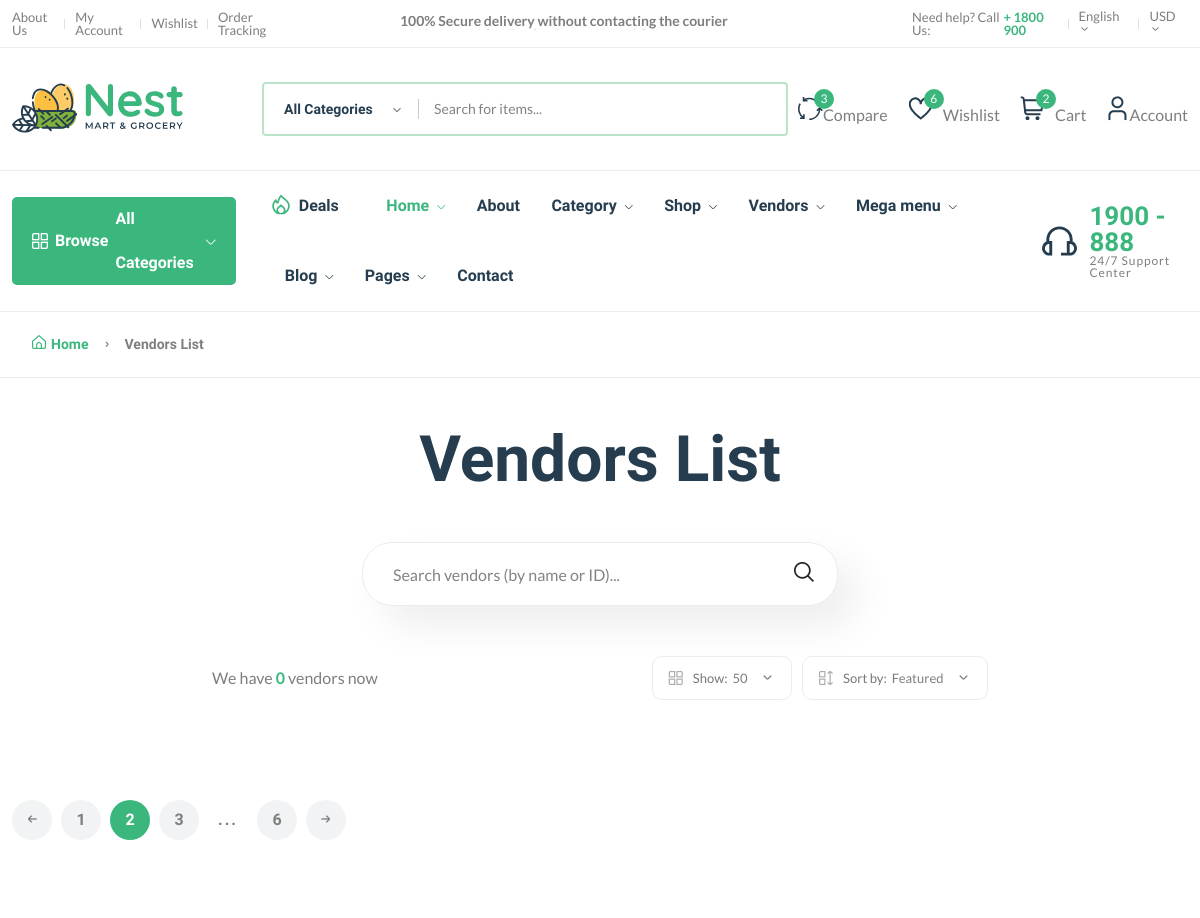
Page /vendor/ (upper part) on the earlier database version.
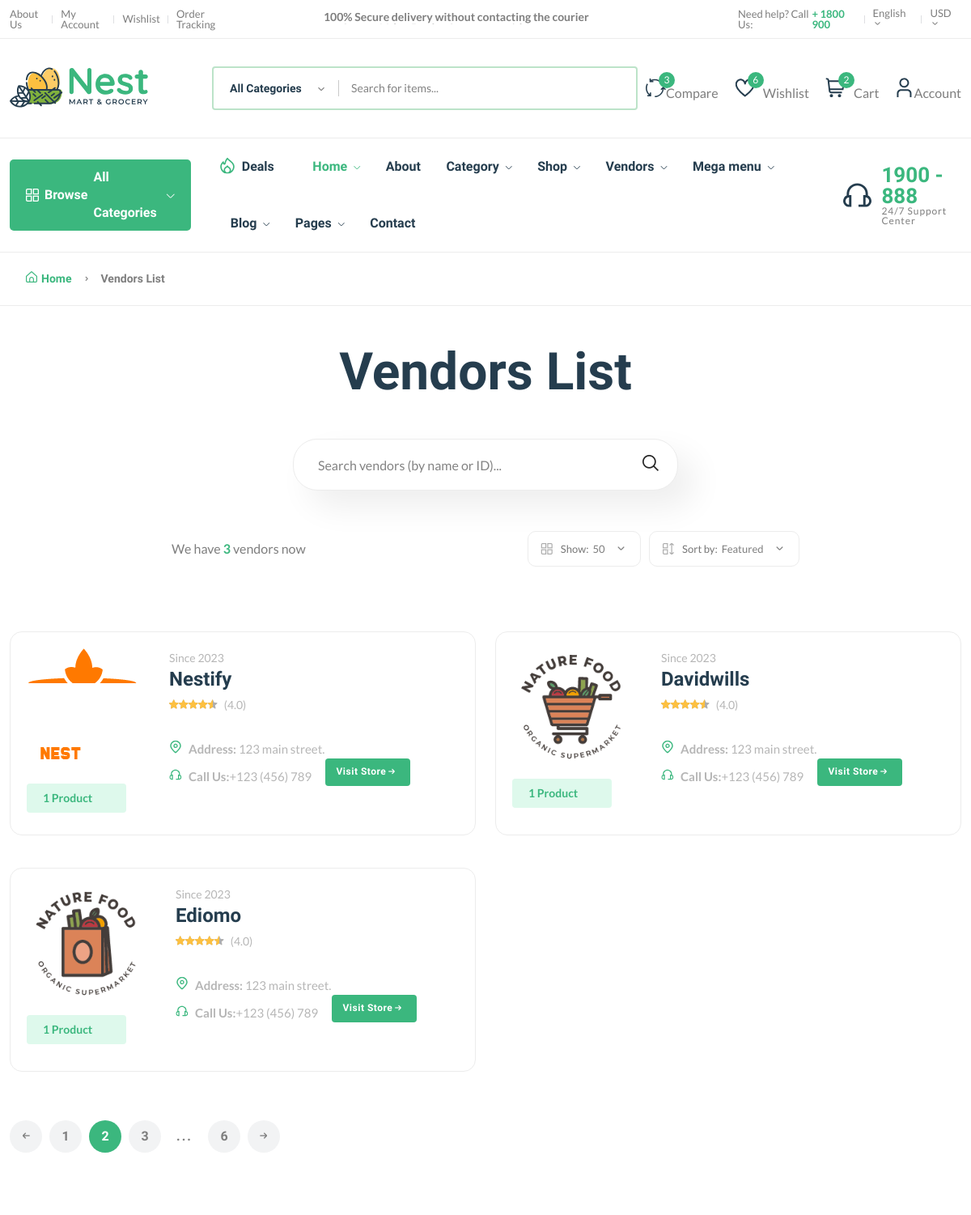
Same page on the later database version.
### core/models.py (models this page shows, shortened)
class Vendor(models.Model):
    vid = ShortUUIDField(unique=True,length=10,max_length=20,prefix="ven",alphabet="abcdefgh12345")
    title = models.CharField(max_length=100,default="Nestify")
    image= models.ImageField(upload_to=user_directory_path, default="vendor.jpg")
    cover_image= models.ImageField(upload_to=user_directory_path, default="vendor.jpg")
    description = models.TextField(null=True, blank=True, default="i am an Amazing vendor")
    address = models.CharField(max_length=100, default="123 main street.")
    contact = models.CharField(max_length=100,default="+123 (456) 789")
    chat_response_time = models.CharField(max_length=100, default="100")
    shipping_on_time = models.CharField(max_length=100, default="100")
    authentic_rating = models.CharField(max_length=100, default="100")
    days_return = models.CharField(max_length=100, default="100")
    warranty_period = models.CharField(max_length=100, default="100")
    user= models.ForeignKey(User, on_delete=models.SET_NULL, null=True)
    date = models.DateTimeField(auto_now_add=True, null=True, blank=True)
    class Meta:
        verbose_name_plural = "Vendors"

### core/views.py (the view)
# urls.py: path('vendor/', views.vendor_list_view, name='vendor-list'),
def vendor_list_view(request):
    vendor = Vendor.objects.all()
    context = {
        "vendor":vendor,
    }
    template = loader.get_template("vendors-list.html")
    return HttpResponse(template.render(context,request))

### core/templates/vendors-list.html (shortened to what this page needs)
{% extends 'partials/base.html' %}
{% load static %}
{% block content %}
    <main class="main pages mb-80">
        <div class="page-header breadcrumb-wrap">
            <div class="container">
                <div class="breadcrumb">
                    <a href="index.html" rel="nofollow"><i class="fi-rs-home mr-5"></i>Home</a>
                    <span></span> Vendors List
                </div>
            </div>
        </div>
        <div class="page-content pt-50">
            <div class="container">
                <div class="archive-header-2 text-center">
                    <h1 class="display-2 mb-50">Vendors List</h1>
                    <div class="row">
                        <div class="col-lg-5 mx-auto">
                            <div class="sidebar-widget-2 widget_search mb-50">
                                <div class="search-form">
                                    <form action="#">
                                        <input type="text" placeholder="Search vendors (by name or ID)..." />
                                        <button type="submit"><i class="fi-rs-search"></i></button>
                                    </form>
                                </div>
                            </div>
                        </div>
                    </div>
                </div>
                <div class="row mb-50">
                    <div class="col-12 col-lg-8 mx-auto">
                        <div class="shop-product-fillter">
                            <div class="totall-product">
                                <p>We have <strong class="text-brand">{{vendor.count}}</strong> vendor{{vendor.count|pluralize}} now</p>
                            </div>
                            <div class="sort-by-product-area">
                                <div class="sort-by-cover mr-10">
                                    <div class="sort-by-product-wrap">
                                        <div class="sort-by">
                                            <span><i class="fi-rs-apps"></i>Show:</span>
                                        </div>
                                        <div class="sort-by-dropdown-wrap">
                                            <span> 50 <i class="fi-rs-angle-small-down"></i></span>
                                        </div>
                                    </div>
                                </div>
                                <div class="sort-by-cover">
                                    <div class="sort-by-product-wrap">
                                        <div class="sort-by">
                                            <span><i class="fi-rs-apps-sort"></i>Sort by:</span>
                                        </div>
                                        <div class="sort-by-dropdown-wrap">
                                            <span> Featured <i class="fi-rs-angle-small-down"></i></span>
                                        </div>
                                    </div>
                                </div>
                            </div>
                        </div>
                    </div>
                </div>
                <div class="row vendor-grid">
                    {% for vendor in vendor %}
                    <div class="col-lg-6 col-md-6 col-12 col-sm-6">
                        <div class="vendor-wrap style-2 mb-40">
                            <div class="vendor-img-action-wrap">
                                <div class="vendor-img">
                                    <a href="http://127.0.0.1:8000/vendor/{{vendor.vid}}">
                                        <img class="default-img" src="{{vendor.image.url}}" alt="" />
                                    </a>
                                </div>
                                <div class="mt-10">
                                    <span class="font-small total-product">{{vendor.product.all.count}} Product{{vendor.product.all.count|pluralize}}</span>
                                </div>
                            </div>
                            <div class="vendor-content-wrap">
                                <div class="mb-30">
                                    <div class="product-category">
                                        <span class="text-muted">Since {{vendor.date|date:"Y"}}</span>
                                    </div>
                                    <h4 class="mb-5"><a href="http://127.0.0.1:8000/vendor/{{vendor.vid}}">{{vendor.title}}</a></h4>
                                    <div class="product-rate-cover">
                                        <div class="product-rate d-inline-block">
                                            <div class="product-rating" style="width: 90%"></div>
                                        </div>
                                        <span class="font-small ml-5 text-muted"> (4.0)</span>
                                    </div>
                                    <div class="vendor-info d-flex justify-content-between align-items-end mt-30">
                                        <ul class="contact-infor text-muted">
                                            <li><img src="{% static 'assets/imgs/theme/icons/icon-location.svg' %}" alt="" /><strong>Address: </strong> <span>{{vendor.address}}</span></li>
                                            <li><img src="{% static 'assets/imgs/theme/icons/icon-contact.svg' %}" alt="" /><strong>Call Us:</strong><span>{{vendor.contact}}</span></li>
                                        </ul>
                                        <a href="http://127.0.0.1:8000/vendor/{{vendor.vid}}" class="btn btn-xs">Visit Store <i class="fi-rs-arrow-small-right"></i></a>
                                    </div>
                                </div>
                            </div>
                        </div>
                    </div>
                    {% endfor %}
                </div>
                <div class="pagination-area mt-20 mb-20">
                    <nav aria-label="Page navigation example">
                        <ul class="pagination justify-content-start">
                            <li class="page-item">
                                <a class="page-link" href="#"><i class="fi-rs-arrow-small-left"></i></a>
                            </li>
                            <li class="page-item"><a class="page-link" href="#">1</a></li>
                            <li class="page-item active"><a class="page-link" href="#">2</a></li>
                            <li class="page-item"><a class="page-link" href="#">3</a></li>
                            <li class="page-item"><a class="page-link dot" href="#">...</a></li>
                            <li class="page-item"><a class="page-link" href="#">6</a></li>
                            <li class="page-item">
                                <a class="page-link" href="#"><i class="fi-rs-arrow-small-right"></i></a>
                            </li>
                        </ul>
                    </nav>
                </div>
            </div>
        </div>
    </main>
{% endblock %}

Differences in the rows shown:
added Vendor: image (picture), product.all.count "1", date "2023", title "Nestify", address "123 main street.", contact "+123 (456) 789"
added Vendor: image (picture), product.all.count "1", date "2023", title "Davidwills", address "123 main street.", contact "+123 (456) 789"
added Vendor: image (picture), product.all.count "1", date "2023", title "Ediomo", address "123 main street.", contact "+123 (456) 789"
Other differences:
{{ vendor.count }}: "0" → "3"
